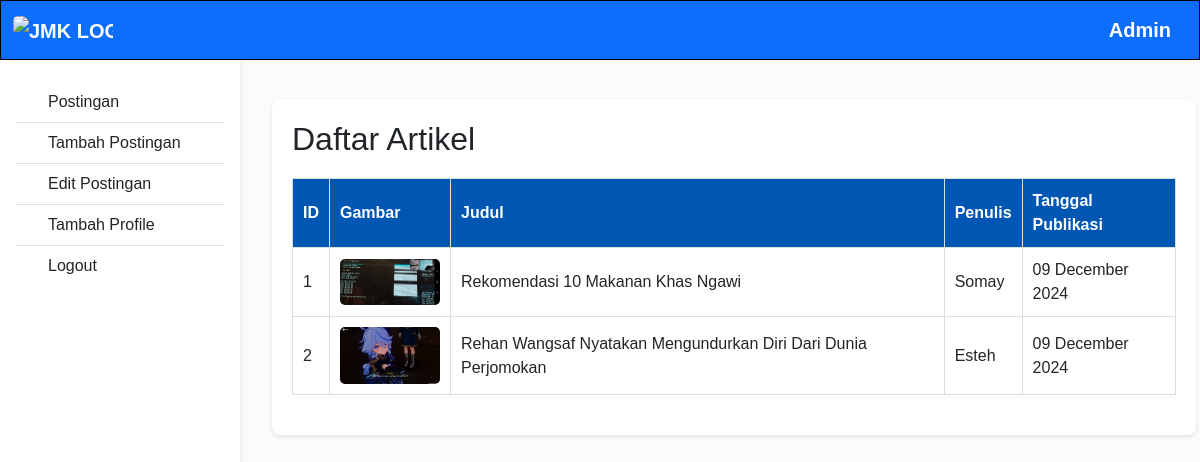
Screenshot of /admin/admin.php (signed in) with the database file from the repository.
### tables this page shows
CREATE TABLE `post` (
  `id_post` int NOT NULL,
  `tgl_post` datetime NOT NULL DEFAULT CURRENT_TIMESTAMP,
  `judul` varchar(255) NOT NULL,
  `artikel` text NOT NULL,
  `gambar` varchar(255) NOT NULL,
  `penulis` varchar(100) NOT NULL,
  `views` int UNSIGNED NOT NULL DEFAULT '0'
);

### admin/halaman-admin.php (the view)
<?php
if(isset($_GET['url'])){
    $url = $_GET['url'];
    switch($url){
        case 'tambah-post':
            include 'tambah-post.php';
            break;
        case 'edit-post':
            include 'edit-post.php';
            break;
        case 'profile':
            include 'profile.php';
            break;
    }
}else{?>
    <?php
include "../include/config.php";
$sql = "SELECT id_post, judul, gambar, penulis, tgl_post FROM post ORDER BY tgl_post DESC";
$result = $koneksi->query($sql);
?>
    <main class="row row-cols-1 row-cols-md-1 ms-5" style="overflow-x : hidden;">
    <div class="container" style="margin-top: 100px;">
        <h2>Daftar Artikel</h2>
        <table>
            <thead>
                <tr>
                    <th>ID</th>
                    <th>Gambar</th>
                    <th>Judul</th>
                    <th>Penulis</th>
                    <th>Tanggal Publikasi</th>
                </tr>
            </thead>
            <tbody>
                <?php
                if ($result->num_rows > 0) {
                    $no = 1;
                    while ($row = $result->fetch_assoc()) {
                        echo "<tr>";
                        echo "<td>" . $no++ . "</td>";
                        echo "<td>";
                        if (!empty($row['gambar'])) {
                            echo "<img src='" . htmlspecialchars($row['gambar']) . "' alt='Gambar Artikel'>";
                        } else {
                            echo "<em>Tidak ada gambar</em>";
                        }
                        echo "</td>";
                        echo "<td>" . htmlspecialchars($row['judul']) . "</td>";
                        echo "<td>" . htmlspecialchars($row['penulis']) . "</td>";
                        echo "<td>" . date("d F Y", strtotime($row['tgl_post'])) . "</td>";
                        echo "</tr>";
                    }
                } else {
                    echo "<tr><td colspan='6'>Tidak ada artikel yang ditemukan.</td></tr>";
                }
                ?>
            </tbody>
        </table>
    </div>
</main>
   <?php
}
?>

### admin/admin.php (style rules this page uses)
body { font-family: Arial, sans-serif; background: #f4f4f4; margin: 0; padding: 0; }
.container { position: relative; left: -1em; margin: 20px auto; background: white; padding: 20px; border-radius: 8px; box-shadow: 0 2px 4px rgba(0, 0, 0, 0.1); }
h2 { margin-bottom: 20px; }
table { width: 100%; border-collapse: collapse; margin-bottom: 20px; }
table th, table td { padding: 10px; text-align: left; border: 1px solid #ddd; }
table th { background: #0056b3; color: white; }
img { max-width: 100px; max-height: 60px; border-radius: 5px; }
body { background-color: #fbfbfb; }
@media (min-width: 991.98px) { main { padding-left: 240px; } }

### rows the page displays
post: gambar (picture), judul "Rekomendasi 10 Makanan Khas Ngawi", penulis "Somay", tgl_post "09 December 2024"
post: gambar (picture), judul "Rehan Wangsaf Nyatakan Mengundurkan Diri Dari Dunia Perjomokan", penulis "Esteh", tgl_post "09 December 2024"

### other values shown
$_SESSION['username'] "Admin"
